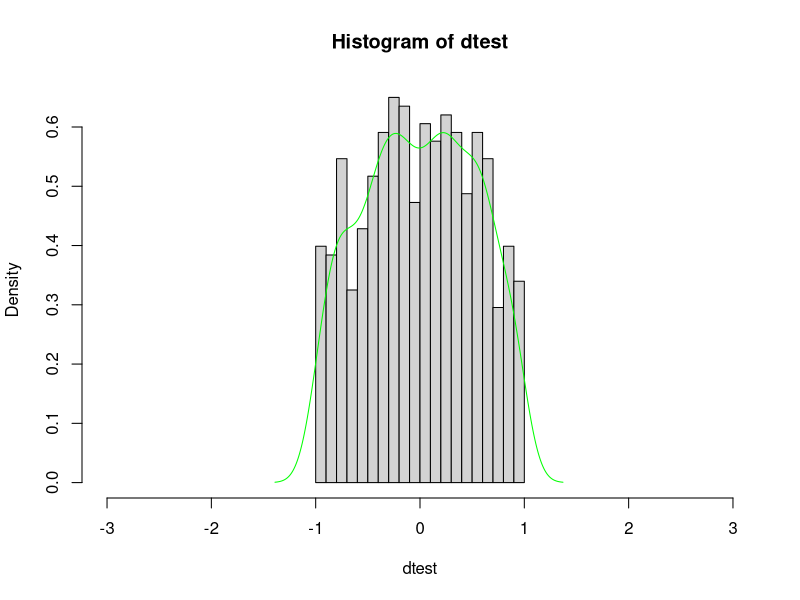

Source code (R): (Note: this script raises an error after producing the figure.)
#Lösung des sechsten Übungsblattes
#Autoren: Bernd Klaus und Verena Zuber
#16. November 2010
########################################################################
#Aufgabe 1
########################################################################

#(a) 
dtest <- rnorm(1000, mean = 0, sd = 1) 

#(b) 
dtest <- dtest[which(abs(dtest) < 1 )]
length(dtest)

#(c) 
hist(dtest, freq=FALSE, xlim = c(-3,3), breaks=19)

#(d) 
lines(density(dtest), col="green")


####################
#Man sieht, dass der Kerndichteschaetzer den abgeschnittenen Bereich
#groesser |1| nicht erkennt.
#Obwohl in diesem Bereich keine Werte liegen, ist er deutlich groesser Null.
#Dies ist darauf zurückzuführen, dass der Kerndichteschaetzer 
#auf einer (besonders gewichteten) Mittelwertsbildung basiert.  



########################################################################
#Aufgabe 2
########################################################################

#(a)

find.max<-function(matrix){
matrix<-AirPassengers
n<-nrow(matrix)
m<-ncol(matrix)
max.matrix<-max(matrix)
max.row<-0
max.col<-0
for(i in 1:n){
 for(j in 1:m){
  if(matrix[i,j]==max.matrix){
   max.row<-i
   max.col<-j
   }  
  }
 }
return(list(Zeile=max.row, Spalte=max.col, Maximum=max.matrix))
}



#(b)


find.ext<-function(matrix, option="max"){

n<-nrow(matrix)
m<-ncol(matrix)
if(option=="max"){
ext.matrix<-max(matrix)
}
if(option=="min"){
ext.matrix<-min(matrix)
}

max.row<-0
max.col<-0
for(i in 1:n){
 for(j in 1:m){
  if(matrix[i,j]==ext.matrix){
   max.row<-i
   max.col<-j
   }  
  }
 }

return(list(Zeile=max.row, Spalte=max.col, Extremum=ext.matrix))
}


#(c)

matrix<-matrix(rnorm(100*100), ncol=100, nrow=100)
dim(matrix)

#Test von find.max

result<-find.max(matrix)
matrix[result$Zeile,result$Spalte]==result$Maximum

#Test von find.ext

result<-find.ext(matrix, option="min")
matrix[result$Zeile,result$Spalte]==result$Extremum


########################################################################
#Aufgabe 3
########################################################################


 U1 <- runif(10000)
 U2 <- runif(10000)
 X <- U1 + U2
 Y <- U1 - U2
 plot(Y,X)
 cor(X,Y)

#(a)
#=> linear Unabhängig, da Korrelation sehr klein

#(b)
# Dichte von X: |x-1| , x \in [0,2]
# Dichte von Y: |y+1| , y \in [-1,1]

#=> klare Abhängigkeit erkennbar es ist stets X <= Y


#(c)
cor(U1, U2)
#=> linear Unabhängig, da Korrelation sehr klein

#(d)
plot(U1, U2)

# => keine Abhängigkeit erkennbar

